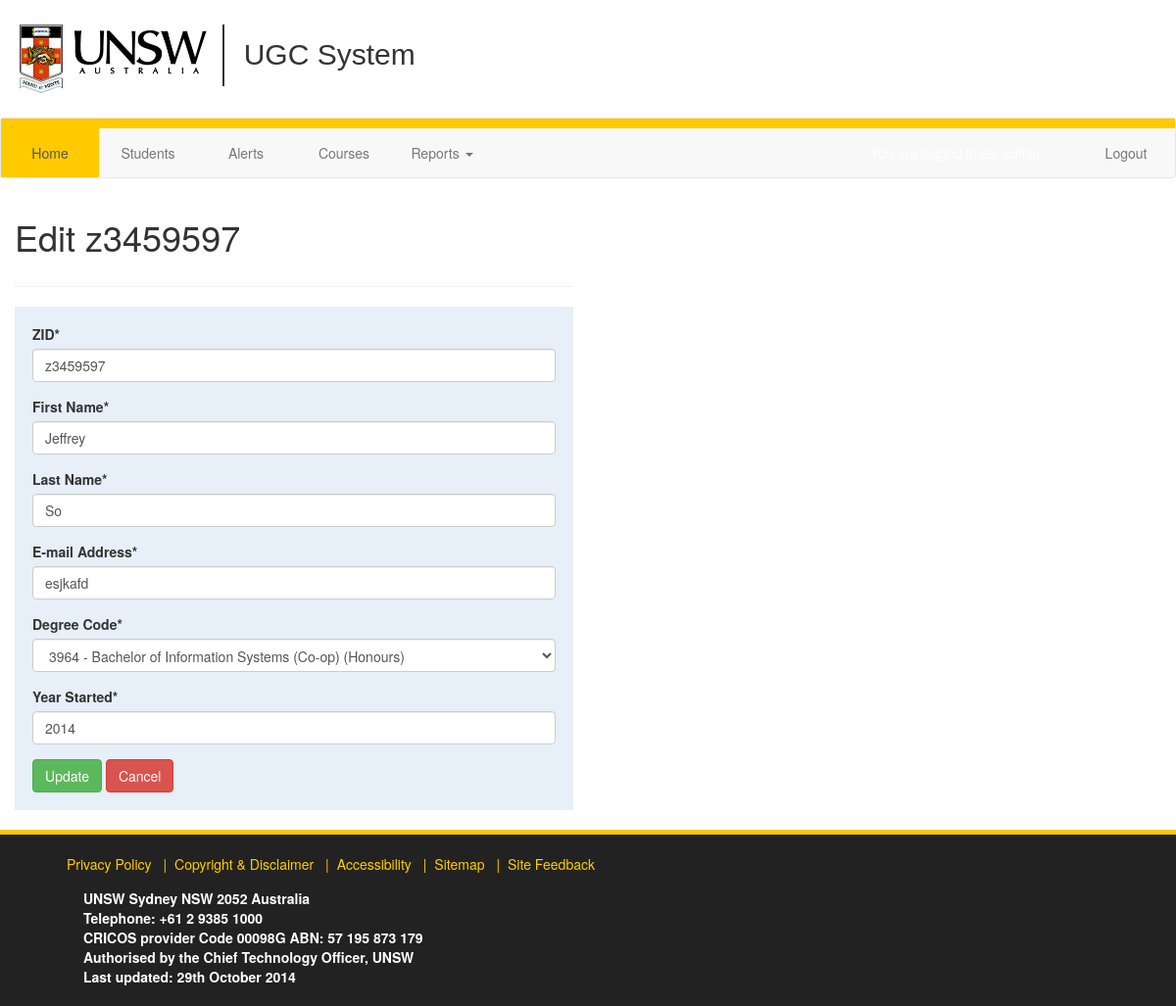
The page /student/z3459597/edit/ (signed in) on the database as committed earlier.
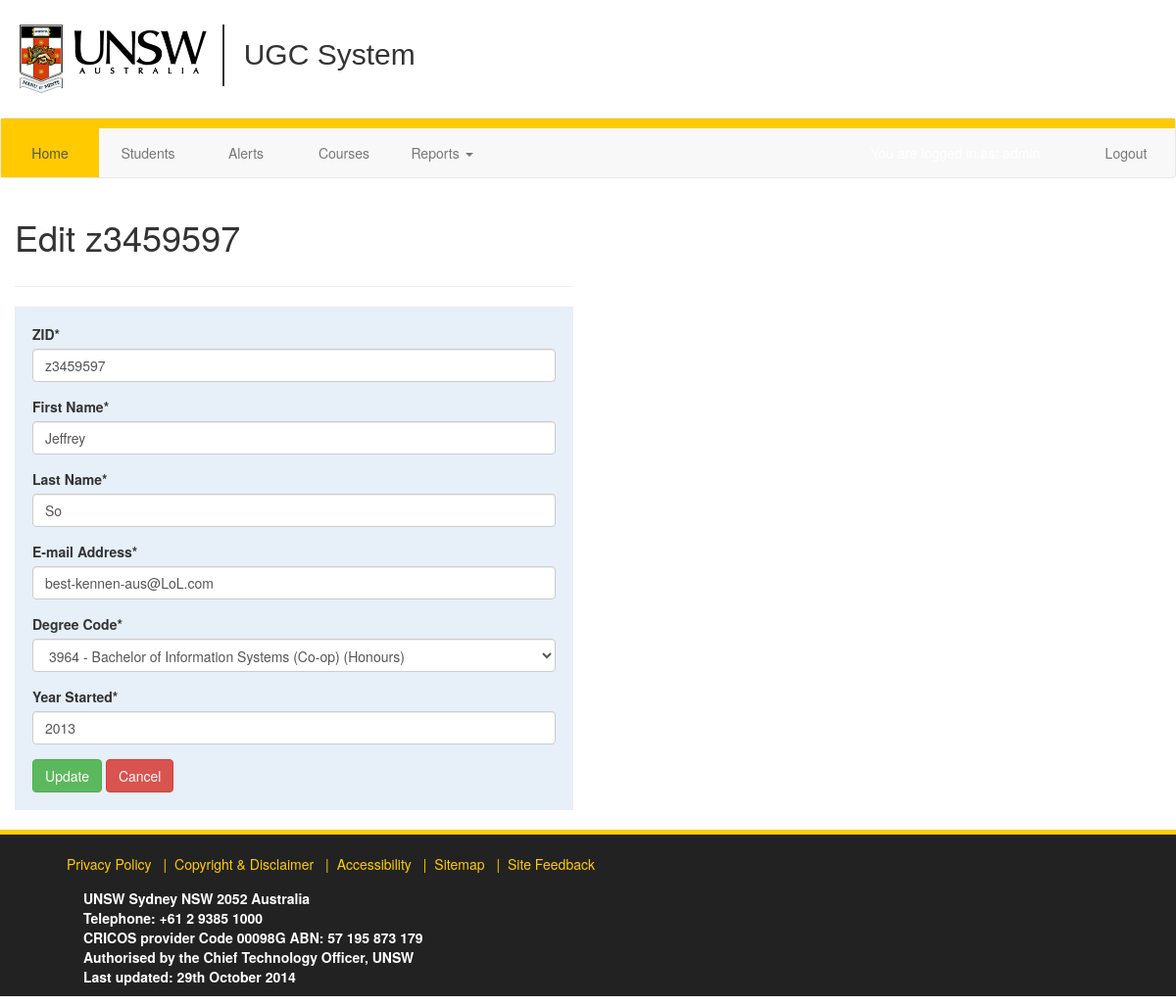
The same page on the database as committed later.
### student/models.py (models this page shows, shortened)
class student(models.Model):
  zID = models.CharField(verbose_name=('zID'), max_length = 8, primary_key = True)
  f_name = models.CharField(verbose_name=('First Name'), max_length = 50)
  l_name = models.CharField(verbose_name=('Last Name'), max_length = 50)
  email = models.CharField(verbose_name=('E-mail Address'), max_length = 100)
  degreeCode = models.ForeignKey(degree, verbose_name=('Degree Code'),on_delete = models.CASCADE, null=True)
  startYear = models.IntegerField(verbose_name=('Year Started'))

class degree(models.Model):
  degreeCode = models.IntegerField(verbose_name='Degree Code', primary_key = True)
  degreeName = models.CharField(verbose_name='Degree', max_length = 200)
  def __str__(degree):
    return str(degree.degreeCode) + " - " + str(degree.degreeName)

### student/views.py (the view)
# urls.py: url(r'^(?P<zID>z[0-9]{7})/edit/$', EditStudent.as_view(success_url="/student/"), name='student-update'),
class EditStudent(LoginRequiredMixin, UpdateView):
    login_url = '/login/'
    fields = ['zID','f_name', 'l_name', 'email', 'degreeCode', 'startYear']
    template_name = 'student/editStudent.html'
    def get_object(self, queryset=None):
      studentObj = student.objects.get(zID=self.kwargs['zID'])
      return studentObj

### django_bootstrap_calendar/templatetags/bootstrap_calendar.py (called while the page is built)
@register.simple_tag
def bootstrap_calendar_js(*args, **kwargs):
    options = {}
    try:
        options["language"] = kwargs["language"]
    except KeyError:
        pass
    return render_to_string(
        'django_bootstrap_calendar/partial/calendar_js.html',
        options
    )

@register.simple_tag
def bootstrap_calendar_css(*args):
    return render_to_string(
        'django_bootstrap_calendar/partial/calendar_css.html'
    )

@register.simple_tag
def bootstrap_calendar_init(*args, **kwargs):
    options = {}
    try:
        options["events_url"] = kwargs["events_url"]
    except KeyError:
        options["events_url"] = '/calendar/json/'
    try:
        options["view"] = kwargs["view"]
    except KeyError:
        options["view"] = 'month'
    try:
        options["language"] = kwargs["language"]
    except KeyError:
        options["language"] = 'en'
    try:
        options["first_day"] = kwargs["first_day"]
    except KeyError:
        options["first_day"] = 1
    try:
        options["width"] = kwargs["width"]
    except KeyError:
        options["width"] = '100%'
    return render_to_string('django_bootstrap_calendar/partial/calendar_init.html', options)

@register.tag
def minifyjs(parser, token):
    nodelist = parser.parse(('endminifyjs',))
    parser.delete_first_token()
    return MinifyJs(nodelist)

### django_bootstrap_calendar/utils.py (called while the page is built)
    def render(self, context):
        return jsmin(self.nodelist.render(context))

### student/templates/student/editStudent.html (shortened to what this page needs)
{% extends "base1.html" %} {% load staticfiles %}
{% load crispy_forms_tags %}
{% block home_active %} active {% endblock home_active %}
{% block head %}
    <link href="{{ STATIC_URL }}css/bootstrap.css" rel="stylesheet" type="text/css"/>
{% endblock %}
{% block content %}
<h1>Edit {{student.zID}}</h1>
<div class="span3">
  <div class="col-md-6">
    <hr>
    <form action="" method="post">{% csrf_token %}
      {{ form | crispy }}
        <input type="submit" value="Update" class="btn btn-success"/>
        <input type="button" onclick="javascript:history.go(-1);" value="Cancel" class="btn btn-danger">
    </form>
    <br>
  </div>
</div>
{% endblock content %}

### login/templates/base1.html (shortened to what this page needs)
{% load staticfiles i18n %}
{% load staticfiles %}
{% load bootstrap_calendar %}
<!DOCTYPE html>
	<html lang="en">
	<head>
			{% block css %}
			{% bootstrap_calendar_css %}
			{% endblock %}
			<link rel="stylesheet" href="http://maxcdn.bootstrapcdn.com/bootstrap/3.3.4/css/bootstrap.min.css">
	    <link rel="stylesheet" type="text/css" href="{% static 'css/main.css'%}">
	    <link rel="stylesheet" type="text/css" href="{% static 'css/sidebar.css' %}">
      {% block head %}
      {% endblock %}
	</head>
	<body>
		<div class="rapper">
			<div class="top">
				<div class="row" id="banner">
					<div class="col-md-2">
						<a href="/calendar"> <img id="logo" src="{% static 'images/UNSW.png' %}"></a>
					</div>
					<div class="col-md-10" id="UGCIS"> <blockquote>	UGC System</blockquote></div>
				</div>
				<nav class="navbar navbar-default">
					<div id="yellowbar"> </div>
					<div class="container-fluid" id="navSize">
						<div>
							<ul class="nav navbar-nav" >
								<li class = "{% block home_active %} {% endblock home_active %}"> <a href="/calendar/"> Home </a></li>
								<li class = "{% block student_active %} {% endblock student_active %}"> <a href="/student/" id="test"> Students </a></li>
								<li class = "{% block alerts_active %} {% endblock alerts_active %}"> <a href="/calendar/alerts">  Alerts </a></li>
								<li class= "{% block course_active %} {% endblock course_active %}" ><a href="/courses"> Courses </a></li>
								<li class="dropdown">
									<a href="#" class="dropdown-toggle" data-toggle="dropdown">Reports <span class="caret"></span></a>
								</li>
							</ul>
							<ul class="nav navbar-nav navbar-right">
								<li id = "log_in_detail">You are logged in as: {{user.get_username}}</li>
								<li> <a href="{% url 'django.contrib.auth.views.logout'%}" id="logout" > Logout </a></li>
							</ul>
						</div>
					</div>
			</nav>
			<div class="container-fluid"  style="padding: 0px; margin: 0px;" >
				{% block content %}
				{% endblock content %}
			</div>
			</div>
			<footer>
				<div class="row">
					<div class="col-lg-12">
							<ul id="footerlinks">
								<li><a href="https://www.unsw.edu.au/privacy" target="_blank"> Privacy Policy    </a> <span class="divider"> | </span> </li>
								<li><a href="https://www.unsw.edu.au/copyright-disclaimer" target="_blank"> Copyright & Disclaimer   </a>  <span class="divider"> | </span> </li>
								<li><a href="https://www.unsw.edu.au/accessibility" target="_blank"> Accessibility  </a>  <span class="divider"> | </span> </li>
								<li><a href="https://www.unsw.edu.au/sitemap" target="_blank"> Sitemap  </a> <span class="divider"> | </span>  </li>
								<li><a href="https://www.unsw.edu.au/unsw-website-feedback" target="_blank"> Site Feedback </a> </li>
						</ul>
					</div>
					<div class="col-lg-12" id="footerInfo">
						UNSW Sydney NSW 2052 Australia
						<br> Telephone: +61 2 9385 1000
						<br> CRICOS provider Code 00098G ABN: 57 195 873 179
						<br> Authorised by the Chief Technology Officer, UNSW
						<br> Last updated: 29th October 2014
					</div>
				</div>
			</footer>
		</div>
	</body>
</html>

### django_bootstrap_calendar/templates/django_bootstrap_calendar/partial/calendar_css.html
{% load static %}
<link href="{% static 'css/calendar.css' %}" rel="stylesheet">
<link href="{% static 'css/django_bootstrap_calendar.css' %}" rel="stylesheet">

### django_bootstrap_calendar/templates/django_bootstrap_calendar/partial/calendar_js.html (shortened to what this page needs)
{% load static %}

### django_bootstrap_calendar/templates/django_bootstrap_calendar/partial/calendar_init.html (shortened to what this page needs)
{% load bootstrap_calendar %}{% load static %}

### login/static/css/main.css (style rules this page uses)
html, body { margin: 0px; padding: 0px; height:100%; }
.top { min-height: calc(100vh - 89px); }
#banner { height: 120px; padding-top: 25px; padding-left: 20px; }
#logo { width: 191px; height: 70px; }
#UGCIS blockquote { text-align: left; font-size: 30px; border-left: 2px solid; margin-left: 5px; font-family: arial; font-weight: 400; }
#yellowbar { background-color: #FFCA00; height: 10px; margin: 0px; }
#navSize { padding-left: 0px; padding-right: 15px; align-content: center; }
.navbar-default { background-color:#222; margin: 0px; border: 0px; border-radius: 0px; padding: 0px; align-content: center; }
.active a { background-color:#FFCA00 !important; }
.navbar-default .navbar-nav > li > a, .navbar-default .navbar-nav > li > a:focus { color: white; width: 100px; text-align: center; }
#log_in_detail { color: white; width: 300x; text-align: center; padding-top: 15px; padding-right: 1cm; }
.row { margin-left: 0px; margin-right: 0px; }
form { padding: 15px; background-color: #e7eff8; border: #e7eff8 solid; }
footer { width: 100%; padding:20px; background-color: #222; border-top: 5px solid #FFCC00; height: auto !important; }
#footerlinks li { display: block; float: left; color: #FFCC00; }
#footerlinks li a { color: #FFCC00; padding: 0px 8px; }
#footerInfo { padding: 15px 0px 0px 80px; color: white; font-weight: bold; }

Rows that differ between the two databases and show on the page:
changed student "Jeffrey": email "esjkafd" → "best-kennen-aus@LoL.com"; startYear "2014" → "2013"
